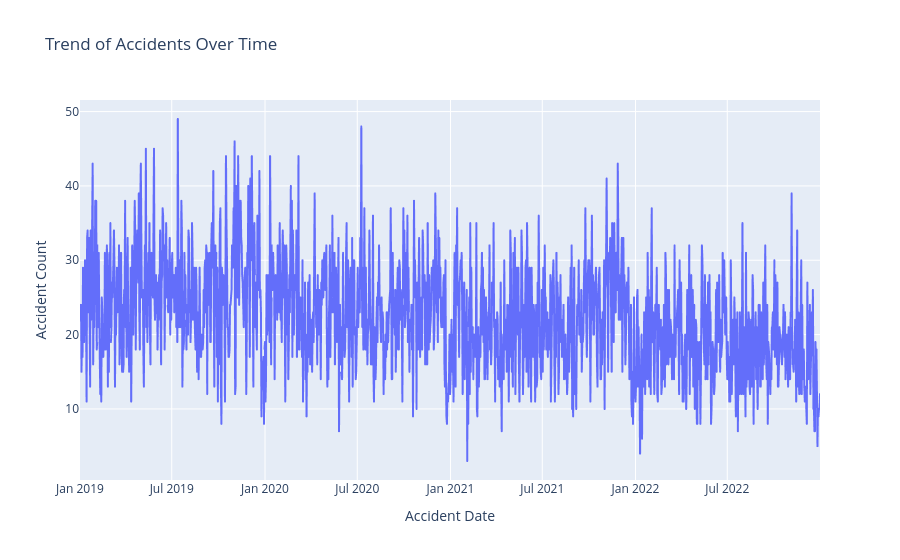

Notebook code for this chart:
### Markdown cell above
2. Temporal Analysis: Accident Trends Over Time
* This helps identify any seasonal or daily trends in accident occurrences.
* Helps uncover peak accident periods

### Code cell
import pandas as pd
import plotly.express as px

# Convert Accident Date to datetime format
df['Accident Date'] = pd.to_datetime(df['Accident Date'], dayfirst=True)

# Count number of accidents per day
df_time = df.groupby("Accident Date").size().reset_index(name="Accident Count")

# Create line chart
fig = px.line(df_time, x="Accident Date", y="Accident Count", 
              title="Trend of Accidents Over Time")
fig.show()

### Figure 1 — Plotly figure (JSON) as saved in the notebook; plotly's stock layout.template omitted (floating-point values rounded to 4 significant figures; data arrays with more than 128 entries replaced by an {"elided": "..."} marker saying what was removed)
{"data": [{"hovertemplate": "Accident Date=%{x}<br>Accident Count=%{y}<extra></extra>", "legendgroup": "", "line": {"color": "#636efa", "dash": "solid"}, "marker": {"symbol": "circle"}, "mode": "lines", "name": "", "showlegend": false, "type": "scattergl", "x": {"elided": "1461 str values"}, "xaxis": "x", "y": {"elided": "1461 int values"}, "yaxis": "y"}], "layout": {"legend": {"tracegroupgap": 0}, "title": {"text": "Trend of Accidents Over Time"}, "xaxis": {"anchor": "y", "domain": [0, 1], "title": {"text": "Accident Date"}}, "yaxis": {"anchor": "x", "domain": [0, 1], "title": {"text": "Accident Count"}}}}
